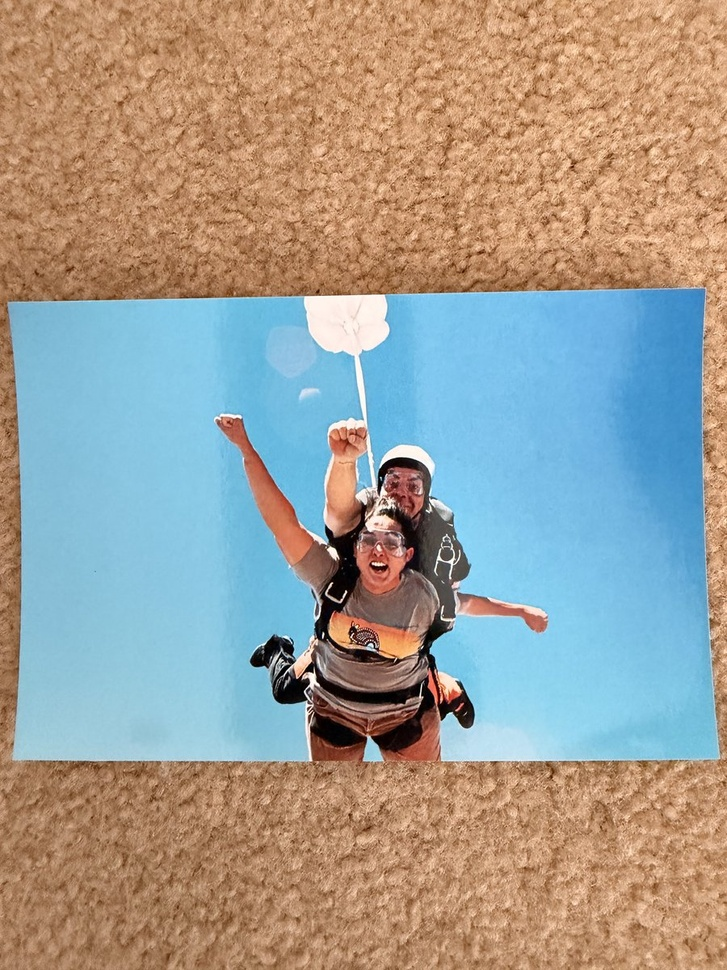
#> input picture web/tests/e2e/fixtures/test_photo.jpg, 727 x 970 px, shrunk from 900 x 1200 before the run
$ python -i detector.py   (imports and definitions only)   (older library calls are emulated)
#> lines starting #> are read from the running program, lines starting #| are printed output that depends on the picture; after the words box and inside, x2 and y2 are one past the last pixel; in counts of white or black regions, pixels touching at a corner belong together
"""Photo detection — identify individual photos on album pages."""

import logging
from dataclasses import dataclass
from typing import List, Tuple, Optional

import cv2
import numpy as np

logger = logging.getLogger(__name__)


@dataclass
class PhotoDetection:
    """Information about a detected photo."""

    bbox: Tuple[int, int, int, int]  # (x1, y1, x2, y2)
    corners: np.ndarray  # 4x2 array of corner points (clockwise from top-left)
    confidence: float  # 0.0 to 1.0
    orientation: str  # "portrait", "landscape", or "square"
    area_ratio: float  # Ratio of photo area to page area
    contour: np.ndarray  # Original contour from detection


def detect_photos(
    page_image: np.ndarray,
    min_area_ratio: float = 0.02,  # Lowered from 0.05 to 0.02 (2%) to handle album pages with visible background
    max_count: int = 8,
    method: str = "contour",
    page_was_corrected: bool = False,
) -> List[PhotoDetection]:
    """Detect individual photos on an album page or single print.

    Critical test cases:
    - IMG_three_pics: album page with 3 photos → should return 3 detections
    - IMG_two_pics_vertical_horizontal: 2 photos (portrait + landscape) → should return 2
    - IMG_cave, IMG_harbor, IMG_skydiving: single prints → should return 1 each

    Args:
        page_image: Album page image, float32 RGB [0, 1]
        min_area_ratio: Minimum photo area as ratio of total image area
        max_count: Maximum number of photos to detect
        method: Detection method ("contour", "claude", or "auto")
        page_was_corrected: True when the image has already been perspective-corrected
            by page detection (i.e. the image IS the isolated subject, not the full
            camera frame).  When True, a pre-check determines whether the image
            contains clear album-page borders between photos.  If no borders are
            found the image is treated as a single print and returned whole, avoiding
            false splits on rich photographic content (cave, harbor, skydiving).

    Returns:
        List of PhotoDetection objects, sorted top-to-bottom, left-to-right
    """
    if method == "contour" or method == "auto":
        # Single-print guard: only applies after perspective correction has already
        # isolated the subject.  Album pages have white/neutral paper borders between
        # photos; single prints don't.  If no borders are detected, return the whole
        # image as one detection rather than letting contour analysis fragment the
        # photographic content into spurious sub-regions.
        if page_was_corrected and not _has_album_page_borders(page_image):
            h, w = page_image.shape[:2]
            if w > h * 1.1:
                orientation = "landscape"
            elif h > w * 1.1:
                orientation = "portrait"
            else:
                orientation = "square"
            logger.info(
                f"No album page borders detected on perspective-corrected image "
                f"({w}×{h}) — treating as single print"
            )
            return [PhotoDetection(
                bbox=(0, 0, w, h),
                corners=np.array([[0, 0], [w, 0], [w, h], [0, h]], dtype=np.float32),
                confidence=0.90,
                orientation=orientation,
                area_ratio=1.0,
                contour=np.array([[[0, 0]], [[w, 0]], [[w, h]], [[0, h]]], dtype=np.int32),
            )]

        detections = _detect_photos_contour(page_image, min_area_ratio, max_count)
    elif method == "claude":
        raise NotImplementedError("Claude Vision API fallback not yet implemented")
    else:
        raise ValueError(f"Unknown detection method: {method}")

    logger.info(f"Detected {len(detections)} photos using method '{method}'")

    return detections


# [91 lines left out: function _has_album_page_borders, not called in this run]


def _detect_photos_contour(
    page_image: np.ndarray,
    min_area_ratio: float,
    max_count: int,
) -> List[PhotoDetection]:
    """Detect photos using contour-based approach.

    The algorithm:
    1. Convert to grayscale
    2. Apply adaptive thresholding to separate photos from album page background
    3. Find contours
    4. Filter by area, aspect ratio, and shape
    5. Approximate to quadrilaterals
    6. Sort and return

    Args:
        page_image: Album page image, float32 RGB [0, 1]
        min_area_ratio: Minimum area ratio
        max_count: Maximum detections

    Returns:
        List of PhotoDetection objects
    """
#> called with min_area_ratio = 0.02, max_count = 8
    h, w = page_image.shape[:2]
    total_area = h * w
    min_area = total_area * min_area_ratio

    # Convert to uint8 for OpenCV
    image_uint8 = (page_image * 255).astype(np.uint8)
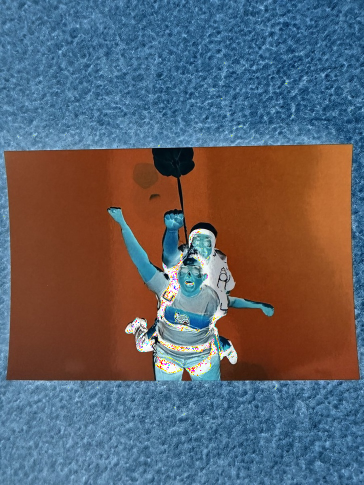
#> image_uint8: shape (970, 727, 3) (shown at 1/2 size); mean R, G, B 95.2, 98.3, 106.6

    # Convert to grayscale
    gray = cv2.cvtColor(image_uint8, cv2.COLOR_RGB2GRAY)
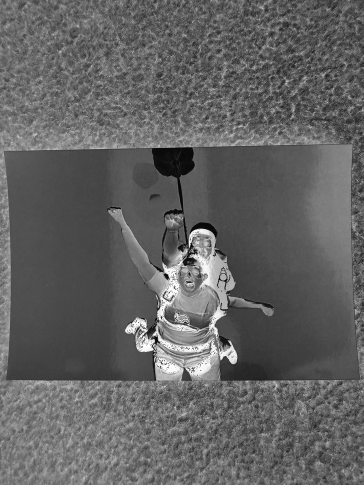
#> gray: shape (970, 727) (shown at 1/2 size); min 0, max 255, mean 98.3

    # Apply Gaussian blur to reduce noise
    blurred = cv2.GaussianBlur(gray, (5, 5), 0)

    # Adaptive thresholding works well for album pages where local contrast varies
    # Use a large block size to capture photo-level boundaries, not texture details
    binary = cv2.adaptiveThreshold(
        blurred,
        255,
        cv2.ADAPTIVE_THRESH_GAUSSIAN_C,  # Gaussian weights for smoother results
        cv2.THRESH_BINARY_INV,  # Invert: photos are often darker than album background
        blockSize=101,  # Large block to ignore local details
        C=15,  # Constant to subtract
    )
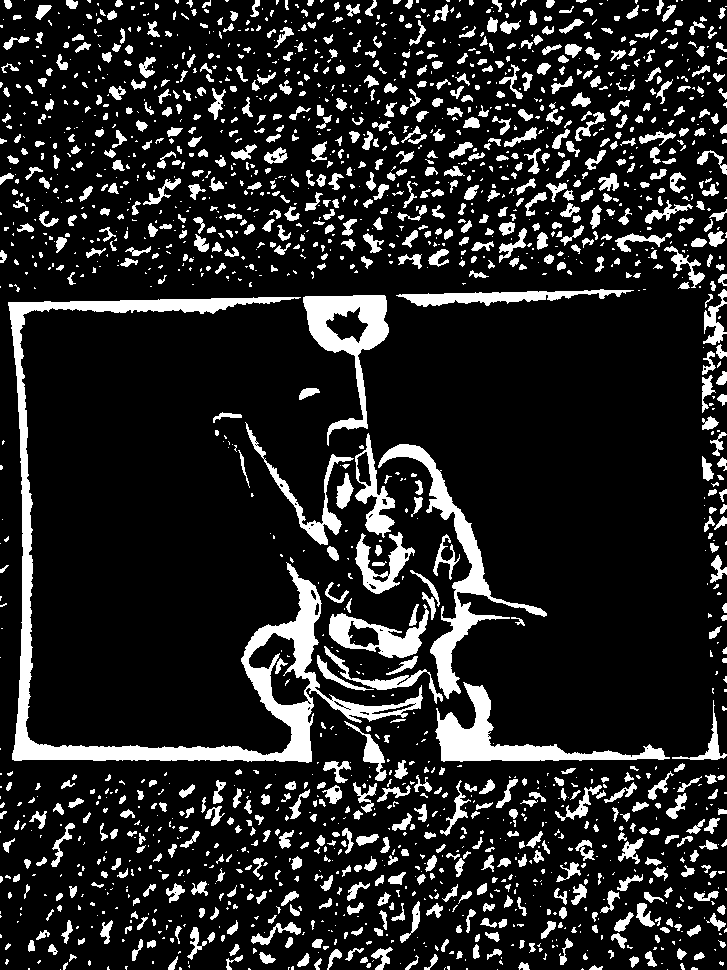
#> binary: shape (970, 727); 15.2% white; 1918 white regions (1055 under 20 px), largest, box (x1, y1, x2, y2) and area: (8, 297, 423, 763) 16854, (378, 444, 547, 699) 5171, (435, 682, 670, 762) 4567

    # Morphological operations to clean up photo regions
    # Balance: kernels must be large enough to connect fragmented photos,
    # but small enough to NOT merge separate photos together
    kernel_close = cv2.getStructuringElement(cv2.MORPH_RECT, (31, 31))  # Connect fragments
    binary = cv2.morphologyEx(binary, cv2.MORPH_CLOSE, kernel_close)
#> binary: shape (970, 727); 65.7% white; 8 black regions, largest, box (x1, y1, x2, y2) and area: (364, 278, 715, 756) 120000, (24, 303, 358, 750) 115243, (96, 267, 145, 300) 1617

    # Remove small noise
    kernel_open = cv2.getStructuringElement(cv2.MORPH_RECT, (15, 15))  # Clean noise
    binary = cv2.morphologyEx(binary, cv2.MORPH_OPEN, kernel_open)
#> binary: shape (970, 727); 65.1% white; 3 black regions
#> (the rest of the program and of its run is left out)
